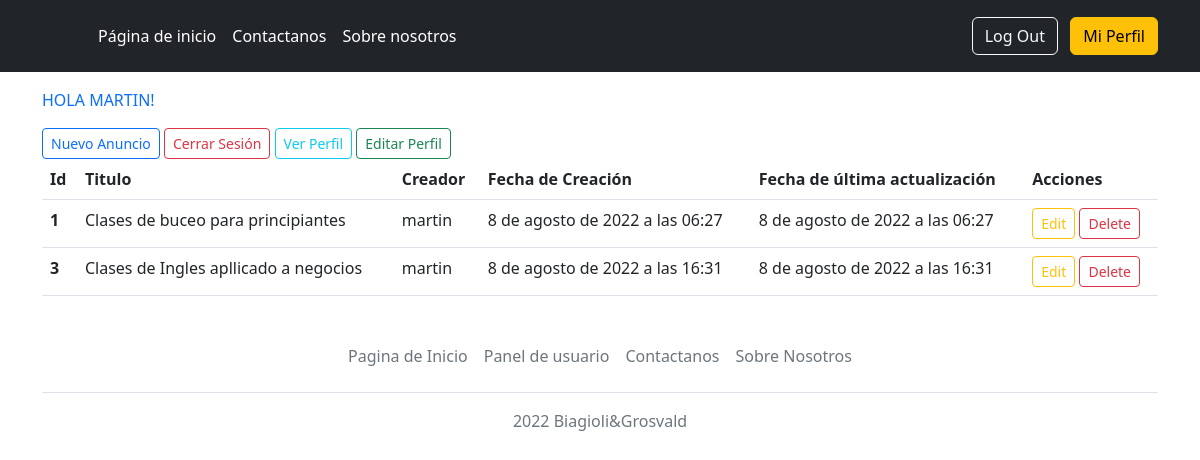
Before: /usuario/2 (signed in) with the older database file.
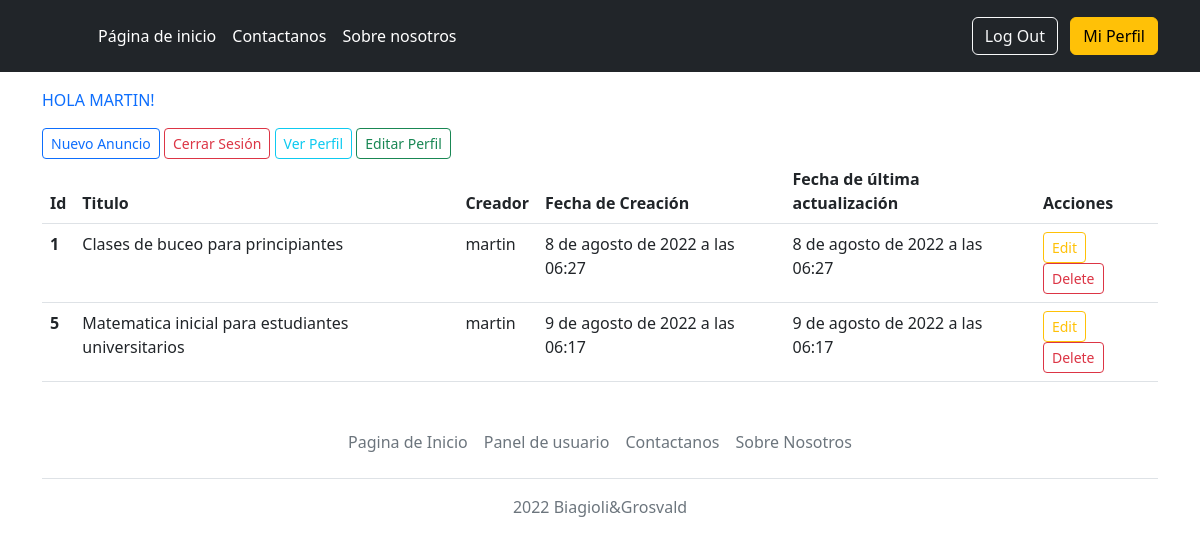
After: the same page with the newer database file.
### App/models.py (models this page shows, shortened)
class Anuncio(models.Model):
    titulo = models.CharField(max_length=100)
    materia = models.CharField(max_length=180)
    autor = models.ForeignKey(User, models.SET_NULL, blank=True, null=True)
    imagen = models.ImageField(upload_to="App\static", null=True, blank=True)
    descripcion_clase = RichTextField()
    date_created = models.DateTimeField(default=timezone.now)
    date_updated = models.DateTimeField(default=timezone.now)

### App/views.py (the view)
# urls.py: path('usuario/<pk>', PanelUsuario.as_view(), name="perfil"), #panel de usuario donde se ven los avisos
class PanelUsuario(LoginRequiredMixin, BaseView, ListView):
    queryset = Anuncio.objects.all()
    template_name = "App/panel_usuario_avisos.html"
    context_object_name = "anuncios"
    def get_queryset(self):
        return Anuncio.objects.filter(autor=self.request.user)

### App/views.py (called while the page is built)
    def get_context_data(self, **kwargs):
        context = super().get_context_data(**kwargs)
        context['titulo'] = Anuncio.objects.filter(titulo=True).order_by('date_created').first()
        return context

### App/templates/App/panel_usuario_avisos.html
{% extends "base-usuarios.html" %}
{% block main %}
<main class="flex-shrink-0">
    <div class="container" style="margin-top: 1em;">
     <p class="text-primary text-uppercase">Hola {{user.username}}!</p>
     <a type="button" href="{% url 'anuncio-create' %}" class="btn btn-sm btn-outline-primary">Nuevo Anuncio</a>
     <a type="button" href="/logout" class="btn btn-sm btn-outline-danger">Cerrar Sesión</a>
     <a type="button" href="{% url 'usuario-detalle' user.id %}" class="btn btn-sm btn-outline-info">Ver Perfil</a>
     <a type="button" href="{% url 'usuario-update' user.id %}" class="btn btn-sm btn-outline-success">Editar Perfil</a>
  <table class="table">
  <thead>
    <tr>
      <th scope="col">Id</th>
      <th scope="col">Titulo</th>
      <th scope="col">Creador</th>
      <th scope="col">Fecha de Creación</th>
      <th scope="col">Fecha de última actualización</th>
      <th scope="col">Acciones</th>
    </tr>
  </thead>
        <tbody>
          {%for anuncio in anuncios %}
            <tr>
            <th scope="row">{{anuncio.id}}</th>
            <td>{{anuncio.titulo}}</td>
            <td>{{anuncio.autor}}</td>
            <td>{{anuncio.date_created}}</td>
            <td>{{anuncio.date_updated}}</td>
            <td>
              <a type="button" href="{% url 'anuncio-update' anuncio.id %}" class="btn btn-sm btn-outline-warning">Edit</a>
              <a type="button" href="{% url 'anuncio-delete' anuncio.id %}" class="btn btn-sm btn-outline-danger" >Delete</a>
            </td>
            </tr>
          {% endfor %}
        </tbody>
    </table>
    </div>
  </main>
{% endblock %}

### App/templates/App/base-usuarios.html (shortened to what this page needs)
<!DOCTYPE html>
<html lang="en"><head><meta http-equiv="Content-Type" content="text/html; charset=UTF-8">
<link href="https://cdn.jsdelivr.net/npm/bootstrap@5.2.0-beta1/dist/css/bootstrap.min.css" rel="stylesheet">
  </head>
  <body>
<header>
  <header class="p-3 text-bg-dark">
    <div class="container">
      <div class="d-flex flex-wrap align-items-center justify-content-center justify-content-lg-start">
        <a href="/" class="d-flex align-items-center mb-2 mb-lg-0 text-white text-decoration-none">
          <svg class="bi me-2" width="40" height="32" role="img" aria-label="Bootstrap"><use xlink:href="#bootstrap"></use></svg>
        </a>
        <ul class="nav col-12 col-lg-auto me-lg-auto mb-2 justify-content-center mb-md-0">
          <li><a href="/" class="nav-link px-2 text-white">Página de inicio</a></li>
          <li><a href="/contacto" class="nav-link px-2 text-white">Contactanos</a></li>
          <li><a href="/about" class="nav-link px-2 text-white">Sobre nosotros</a></li>
        </ul>
        <div class="text-end">
          <a class="btn btn-outline-light me-2" href="/logout" role="button">Log Out</a>
          <a class="btn btn-warning" href="{% url 'usuario-update' user.id %}" role="button">Mi Perfil</a>
        </div>
      </div>
    </div>
  </header>
</header>
<main>
{% block main %}
{% endblock %}
</main>
<div class="container">
  <footer class="py-3 my-4">
    <ul class="nav justify-content-center border-bottom pb-3 mb-3"
      <li class="nav-item">
        <a href="/" class="nav-link px-2 text-muted">Pagina de Inicio</a>
      <li class="nav-item">
        <a href="{% url 'perfil' user.id %}" class="nav-link px-2 text-muted">Panel de usuario</a>
      </li>
      <li class="nav-item">
        <a href="/contacto" class="nav-link px-2 text-muted">Contactanos</a>
      </li>
      <li class="nav-item">
        <a href="/about" class="nav-link px-2 text-muted">Sobre Nosotros</a>
      </li>
    </ul>
    <p class="text-center text-muted"> 2022 Biagioli&Grosvald </p>
  </footer>
</div>
</body>
</html>

### App/templates/App/base-usuarios.html (style rules this page uses)
.bi { vertical-align: -.125em; fill: currentColor; }

Changed rows visible on the page:
removed Anuncio: id "3", titulo "Clases de Ingles apllicado a negocios", autor "martin", date_created "8 de agosto de 2022 a las 16:31", date_updated "8 de agosto de 2022 a las 16:31"
added Anuncio: id "5", titulo "Matematica inicial para estudiantes universitarios", autor "martin", date_created "9 de agosto de 2022 a las 06:17", date_updated "9 de agosto de 2022 a las 06:17"
